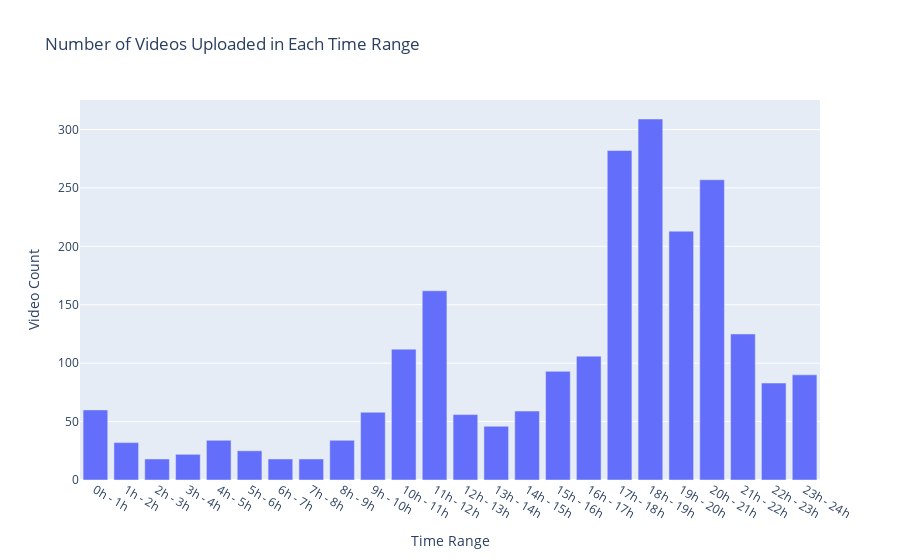

Notebook cell for this chart:
### Code cell
fig = px.bar(time_video_df, 
             x='Time Range', 
             y='Video Count', 
             title='Number of Videos Uploaded in Each Time Range')
fig.show()

### Figure 1 — Plotly figure (JSON) as saved in the notebook; plotly's stock layout.template omitted (floating-point values rounded to 4 significant figures)
{"data": [{"alignmentgroup": "True", "hovertemplate": "Time Range=%{x}<br>Video Count=%{y}<extra></extra>", "legendgroup": "", "marker": {"color": "#636efa", "pattern": {"shape": ""}}, "name": "", "offsetgroup": "", "orientation": "v", "showlegend": false, "textposition": "auto", "type": "bar", "x": ["0h - 1h", "1h - 2h", "2h - 3h", "3h - 4h", "4h - 5h", "5h - 6h", "6h - 7h", "7h - 8h", "8h - 9h", "9h - 10h", "10h - 11h", "11h - 12h", "12h - 13h", "13h - 14h", "14h - 15h", "15h - 16h", "16h - 17h", "17h - 18h", "18h - 19h", "19h - 20h", "20h - 21h", "21h - 22h", "22h - 23h", "23h - 24h"], "xaxis": "x", "y": [60, 32, 18, 22, 34, 25, 18, 18, 34, 58, 112, 162, 56, 46, 59, 93, 106, 282, 309, 213, 257, 125, 83, 90], "yaxis": "y"}], "layout": {"barmode": "relative", "legend": {"tracegroupgap": 0}, "title": {"text": "Number of Videos Uploaded in Each Time Range"}, "xaxis": {"anchor": "y", "domain": [0, 1], "title": {"text": "Time Range"}}, "yaxis": {"anchor": "x", "domain": [0, 1], "title": {"text": "Video Count"}}}}
